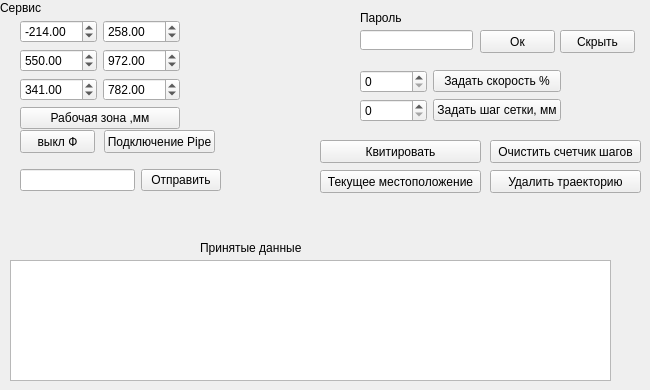
   <widget class="QWidget" name="page_8">
    <widget class="QPushButton" name="pushButtonDeletePoint">
     <property name="geometry">
      <rect>
       <x>490</x>
       <y>170</y>
       <width>151</width>
       <height>23</height>
      </rect>
     </property>
     <property name="text">
      <string>Удалить траекторию</string>
     </property>
    </widget>
    <widget class="QLabel" name="labelPass">
     <property name="geometry">
      <rect>
       <x>360</x>
       <y>10</y>
       <width>111</width>
       <height>16</height>
      </rect>
     </property>
     <property name="text">
      <string>Пароль</string>
     </property>
    </widget>
    <widget class="QPushButton" name="pushButtonHere">
     <property name="geometry">
      <rect>
       <x>320</x>
       <y>170</y>
       <width>161</width>
       <height>23</height>
      </rect>
     </property>
     <property name="text">
      <string>Текущее местоположение</string>
     </property>
    </widget>
    <widget class="QPushButton" name="pushButtonStopFazus">
     <property name="geometry">
      <rect>
       <x>20</x>
       <y>130</y>
       <width>75</width>
       <height>23</height>
      </rect>
     </property>
     <property name="text">
      <string>выкл Ф</string>
     </property>
    </widget>
    <widget class="QWidget" name="gridLayoutWidget">
     <property name="geometry">
      <rect>
       <x>20</x>
       <y>20</y>
       <width>160</width>
       <height>110</height>
      </rect>
     </property>
     <layout class="QGridLayout" name="gridLayout">
      <item row="1" column="0">
       <widget class="QDoubleSpinBox" name="doubleSpinBoxWZy1">
        <property name="minimum">
         <double>-1500.000000000000000</double>
        </property>
        <property name="maximum">
         <double>1500.000000000000000</double>
        </property>
        <property name="value">
         <double>550.000000000000000</double>
        </property>
       </widget>
      </item>
      <item row="0" column="0">
       <widget class="QDoubleSpinBox" name="doubleSpinBoxWZx1">
        <property name="minimum">
         <double>-1500.000000000000000</double>
        </property>
        <property name="maximum">
         <double>1500.000000000000000</double>
        </property>
        <property name="value">
         <double>-214.000000000000000</double>
        </property>
       </widget>
      </item>
      <item row="1" column="1">
       <widget class="QDoubleSpinBox" name="doubleSpinBoxWZy2">
        <property name="minimum">
         <double>-1500.000000000000000</double>
        </property>
        <property name="maximum">
         <double>1500.000000000000000</double>
        </property>
        <property name="value">
         <double>972.000000000000000</double>
        </property>
       </widget>
      </item>
      <item row="0" column="1">
       <widget class="QDoubleSpinBox" name="doubleSpinBoxWZx2">
        <property name="minimum">
         <double>-1500.000000000000000</double>
        </property>
        <property name="maximum">
         <double>1500.000000000000000</double>
        </property>
        <property name="value">
         <double>258.000000000000000</double>
        </property>
       </widget>
      </item>
      <item row="2" column="0">
       <widget class="QDoubleSpinBox" name="doubleSpinBoxWZz1">
        <property name="minimum">
         <double>-1500.000000000000000</double>
        </property>
        <property name="maximum">
         <double>1500.000000000000000</double>
        </property>
        <property name="value">
         <double>341.000000000000000</double>
        </property>
       </widget>
      </item>
      <item row="2" column="1">
       <widget class="QDoubleSpinBox" name="doubleSpinBoxWZz2">
        <property name="minimum">
         <double>-1500.000000000000000</double>
        </property>
        <property name="maximum">
         <double>1500.000000000000000</double>
        </property>
        <property name="value">
         <double>782.000000000000000</double>
        </property>
       </widget>
      </item>
      <item row="3" column="0" colspan="2">
       <widget class="QPushButton" name="pushButtonWorkZone">
        <property name="text">
         <string>Рабочая зона ,мм</string>
        </property>
       </widget>
      </item>
     </layout>
    </widget>
    <widget class="QPushButton" name="pushButtonHide">
     <property name="geometry">
      <rect>
       <x>560</x>
       <y>30</y>
       <width>75</width>
       <height>23</height>
      </rect>
     </property>
     <property name="text">
      <string>Скрыть</string>
     </property>
    </widget>
    <widget class="QLineEdit" name="lineEditPass">
     <property name="geometry">
      <rect>
       <x>360</x>
       <y>30</y>
       <width>113</width>
       <height>20</height>
      </rect>
     </property>
    </widget>
    <widget class="QLabel" name="label_16">
     <property name="geometry">
      <rect>
       <x>200</x>
       <y>240</y>
       <width>261</width>
       <height>16</height>
      </rect>
     </property>
     <property name="text">
      <string>Принятые данные</string>
     </property>
    </widget>
    <widget class="QPushButton" name="pushButtonClearStep">
     <property name="geometry">
      <rect>
       <x>490</x>
       <y>140</y>
       <width>151</width>
       <height>23</height>
      </rect>
     </property>
     <property name="text">
      <string>Очистить счетчик шагов</string>
     </property>
    </widget>
    <widget class="QPlainTextEdit" name="plainTextEditServis">
     <property name="geometry">
      <rect>
       <x>10</x>
       <y>260</y>
       <width>601</width>
       <height>121</height>
      </rect>
     </property>
    </widget>
    <widget class="QPushButton" name="pushButtonPipe">
     <property name="geometry">
      <rect>
       <x>104</x>
       <y>130</y>
       <width>111</width>
       <height>23</height>
      </rect>
     </property>
     <property name="text">
      <string>Подключение Pipe</string>
     </property>
    </widget>
    <widget class="QPushButton" name="pushButtonResetandResume">
     <property name="geometry">
      <rect>
       <x>320</x>
       <y>140</y>
       <width>161</width>
       <height>23</height>
      </rect>
     </property>
     <property name="text">
      <string>Квитировать</string>
     </property>
    </widget>
    <widget class="QPushButton" name="pushButtonPass">
     <property name="geometry">
      <rect>
       <x>480</x>
       <y>30</y>
       <width>75</width>
       <height>23</height>
      </rect>
     </property>
     <property name="focusPolicy">
      <enum>Qt::StrongFocus</enum>
     </property>
     <property name="text">
      <string>Ок</string>
     </property>
    </widget>
    <widget class="QWidget" name="horizontalLayoutWidget_3">
     <property name="geometry">
      <rect>
       <x>20</x>
       <y>160</y>
       <width>201</width>
       <height>41</height>
      </rect>
     </property>
     <layout class="QHBoxLayout" name="horizontalLayout_3">
      <item>
       <widget class="QLineEdit" name="lineEditSend"/>
      </item>
      <item>
       <widget class="QPushButton" name="pushButtonSend">
        <property name="text">
         <string>Отправить</string>
        </property>
       </widget>
      </item>
     </layout>
    </widget>
    <widget class="QWidget" name="gridLayoutWidget_2">
     <property name="geometry">
      <rect>
       <x>360</x>
       <y>70</y>
       <width>201</width>
       <height>54</height>
      </rect>
     </property>
     <layout class="QGridLayout" name="gridLayout_3">
      <item row="1" column="0">
       <widget class="QSpinBox" name="spinBoxMech"/>
      </item>
      <item row="0" column="0">
       <widget class="QSpinBox" name="spinBoxSpeed"/>
      </item>
      <item row="0" column="1">
       <widget class="QPushButton" name="pushButtonSetSpeed">
        <property name="text">
         <string>Задать скорость %</string>
        </property>
       </widget>
      </item>
      <item row="1" column="1">
       <widget class="QPushButton" name="pushButtonSetMech">
        <property name="text">
         <string>Задать шаг сетки, мм</string>
        </property>
       </widget>
      </item>
     </layout>
    </widget>
    <widget class="QLabel" name="labelPass_2">
     <property name="geometry">
      <rect>
       <x>0</x>
       <y>0</y>
       <width>111</width>
       <height>16</height>
      </rect>
     </property>
     <property name="text">
      <string>Сервис</string>
     </property>
    </widget>
   </widget>
